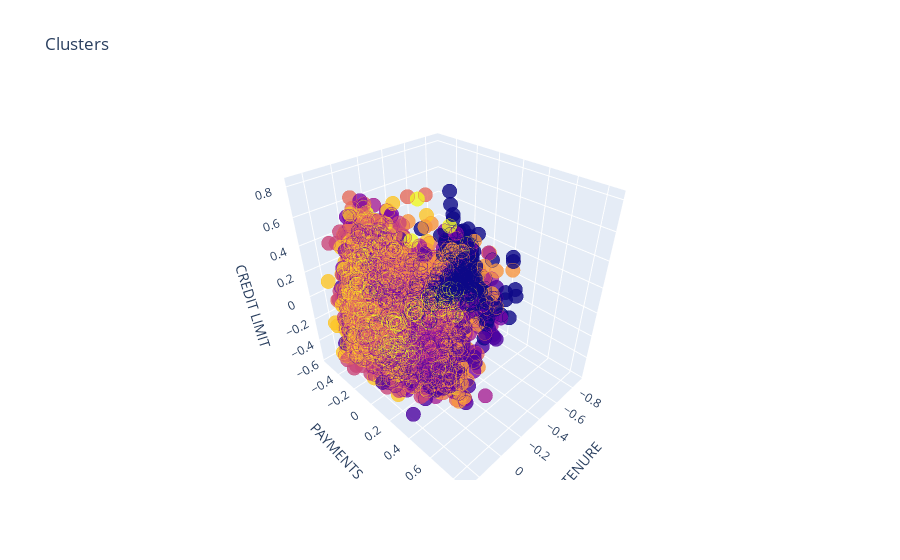

The code cell stored with this chart in its notebook:
### Markdown cell above
**Kesimpulan** : Memastikan jumlah cluster yang digunakan, kami juga menggunakan metode KElbowVisualizer untuk melihat jumlah kluster yang ideal untuk kami gunakan. Hasil dari penggunaan metode tersebut menujukkan bahwa kluster yang sesuai untuk digunakan adalah k=4.

### Code cell
labels = model.labels_
centroids = model.cluster_centers_
df_normalized['labels'] = labels

trace = go.Scatter3d(
                    x = df_normalized['TENURE'],
                    y = df_normalized['PAYMENTS'],
                    z = df_normalized['CREDIT_LIMIT'],
                    mode = 'markers',
                    marker=dict(color=df_normalized['labels'], size = 5, line=dict(color=df_normalized['labels'], width=12), opacity=0.8)
                    )
    
data = [trace]
layout = go.Layout(
                    title='Clusters',
                    scene= dict(
                                xaxis = dict(title = 'TENURE'),
                                yaxis = dict(title = 'PAYMENTS'),
                                zaxis = dict(title = 'CREDIT LIMIT'))
                                )

fig = go.Figure(data=data, layout=layout)
py.offline.iplot(fig)
plt.show()

### Figure 1 — Plotly figure (JSON) as saved in the notebook; plotly's stock layout.template omitted (floating-point values rounded to 4 significant figures; data arrays with more than 128 entries replaced by an {"elided": "..."} marker saying what was removed)
{"data": [{"marker": {"color": {"elided": "8950 int values"}, "line": {"color": {"elided": "8950 int values"}, "width": 12}, "opacity": 0.8, "size": 5}, "mode": "markers", "type": "scatter3d", "x": {"elided": "8950 float values"}, "y": {"elided": "8950 float values"}, "z": {"elided": "8950 float values"}}], "layout": {"scene": {"xaxis": {"title": {"text": "TENURE"}}, "yaxis": {"title": {"text": "PAYMENTS"}}, "zaxis": {"title": {"text": "CREDIT LIMIT"}}}, "title": {"text": "Clusters"}}}
